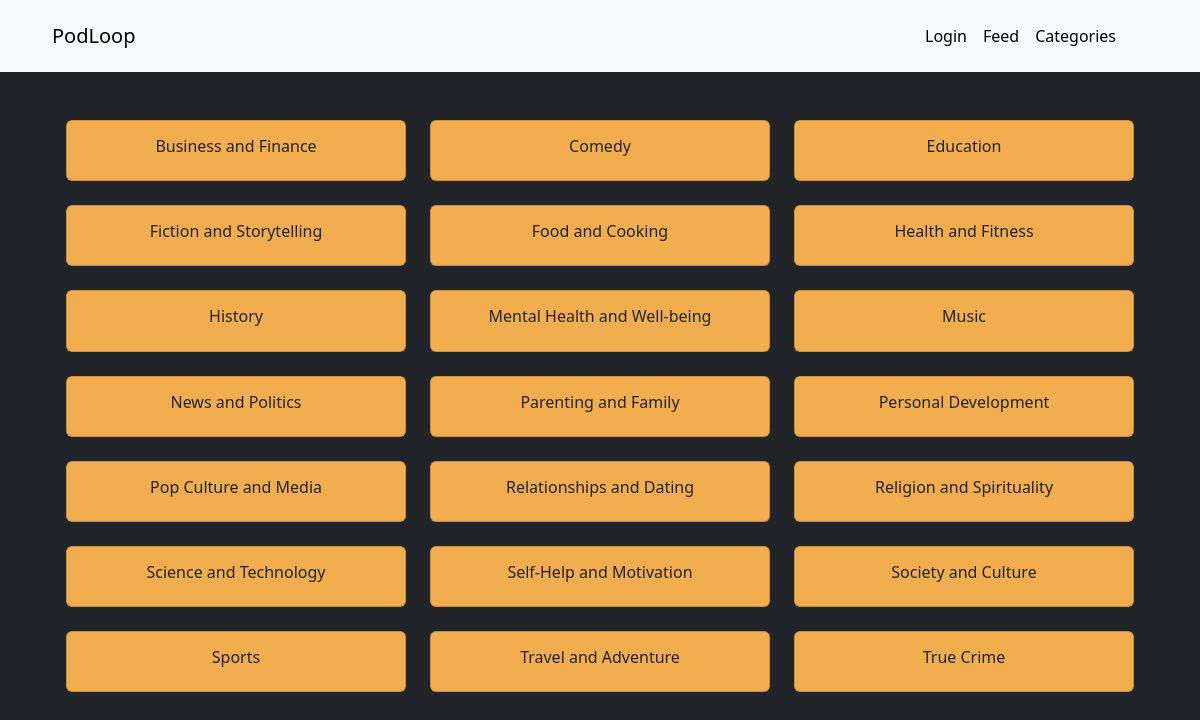
Page /categories/ on the committed database.
### core/models.py (models this page shows, shortened)
class Category(models.Model):
    name = models.CharField(max_length=50,unique=True,blank=False)
    description = models.CharField(max_length=100,null=True,default=None,blank=True)
    slug = models.CharField(max_length=100,unique=True,null=True)
    class Meta:
        verbose_name_plural = "Categories"

### core/views.py (the view)
# urls.py: path('categories/', CategoryListView.as_view(), name='categories'),
class CategoryListView(ListView):
    model = Category
    template_name = "core/categories.html"
    queryset = Category.objects.order_by("name")
    context_object_name = "categories"

### core/templates/core/categories.html (shortened to what this page needs)
{% extends 'core/base.html' %}  {% block content %}
<ul class="ps-4 pe-4 mt-5">
  <div class="row row-cols-1 row-cols-md-3 g-4">
    {% for category in categories %}
    <div class="col">
      <div class="card">
        <div class="card-body text-center px-1">
          <h6>
            <a
              class="card-title text-center link-underline link-underline-opacity-0"
              href="/categories/{{category.slug}}"
              >{{category.name}}</a
            >
          </h6>
        </div>
      </div>
    </div>
    {% empty %}
    <h1 class="text-light text-center">No Categories yet.</h1>
    {% endfor %}
  </div>
</ul>
{% endblock %}

### core/templates/core/categories.html (style rules this page uses)
.card { background-color: #f1ad4e; }

### rows in the picture
Category: name "Business and Finance"
Category: name "Comedy"
Category: name "Education"
Category: name "Fiction and Storytelling"
Category: name "Food and Cooking"
Category: name "Health and Fitness"
Category: name "History"
Category: name "Mental Health and Well-being"
Category: name "Music"
Category: name "News and Politics"
Category: name "Parenting and Family"
Category: name "Personal Development"
Category: name "Pop Culture and Media"
Category: name "Relationships and Dating"
Category: name "Religion and Spirituality"
Category: name "Science and Technology"
Category: name "Self-Help and Motivation"
Category: name "Society and Culture"
Category: name "Sports"
Category: name "Travel and Adventure"
Category: name "True Crime"
